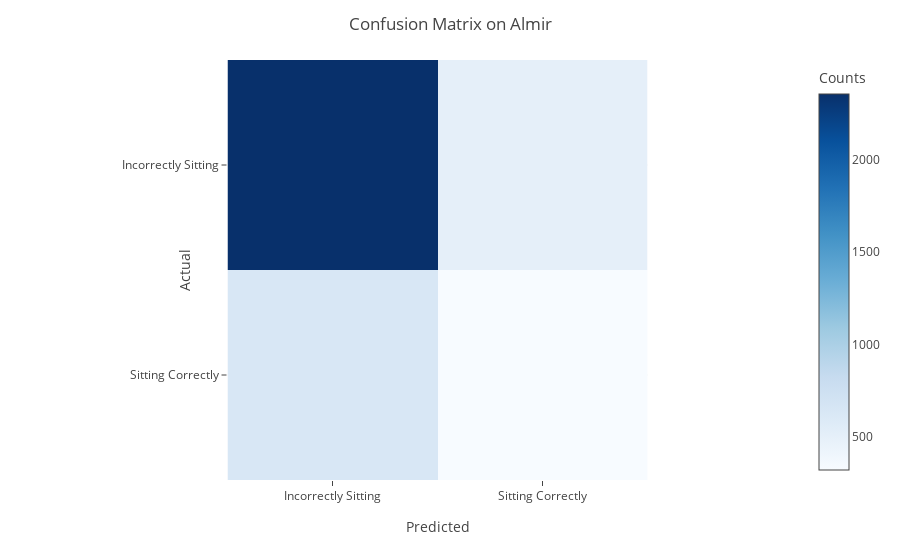

The code cell stored with this chart in its notebook:
### Code cell
ct = pd.crosstab(y_almir, clf.predict(X_almir), rownames=['Actual'], colnames=['Predicted'])
fig = px.imshow(ct,
                labels=dict(x="Predicted", y="Actual", color="Counts"),
                color_continuous_scale='Blues')
fig.update_layout(title='Confusion Matrix on Almir')
fig.show()

### Figure 1 — Plotly figure (JSON) as saved in the notebook; plotly's stock layout.template omitted (floating-point values rounded to 4 significant figures)
{"data": [{"coloraxis": "coloraxis", "hovertemplate": "Predicted: %{x}<br>Actual: %{y}<br>Counts: %{z}<extra></extra>", "name": "0", "type": "heatmap", "x": ["Incorrectly Sitting", "Sitting Correctly"], "xaxis": "x", "y": ["Incorrectly Sitting", "Sitting Correctly"], "yaxis": "y", "z": [[2355, 507], [637, 320]]}], "layout": {"coloraxis": {"colorbar": {"title": {"text": "Counts"}}, "colorscale": [[0, "rgb(247,251,255)"], [0.125, "rgb(222,235,247)"], [0.25, "rgb(198,219,239)"], [0.375, "rgb(158,202,225)"], [0.5, "rgb(107,174,214)"], [0.625, "rgb(66,146,198)"], [0.75, "rgb(33,113,181)"], [0.875, "rgb(8,81,156)"], [1, "rgb(8,48,107)"]]}, "margin": {"t": 60}, "title": {"text": "Confusion Matrix on Almir"}, "xaxis": {"anchor": "y", "constrain": "domain", "domain": [0, 1], "scaleanchor": "y", "title": {"text": "Predicted"}}, "yaxis": {"anchor": "x", "autorange": "reversed", "constrain": "domain", "domain": [0, 1], "title": {"text": "Actual"}}}}
